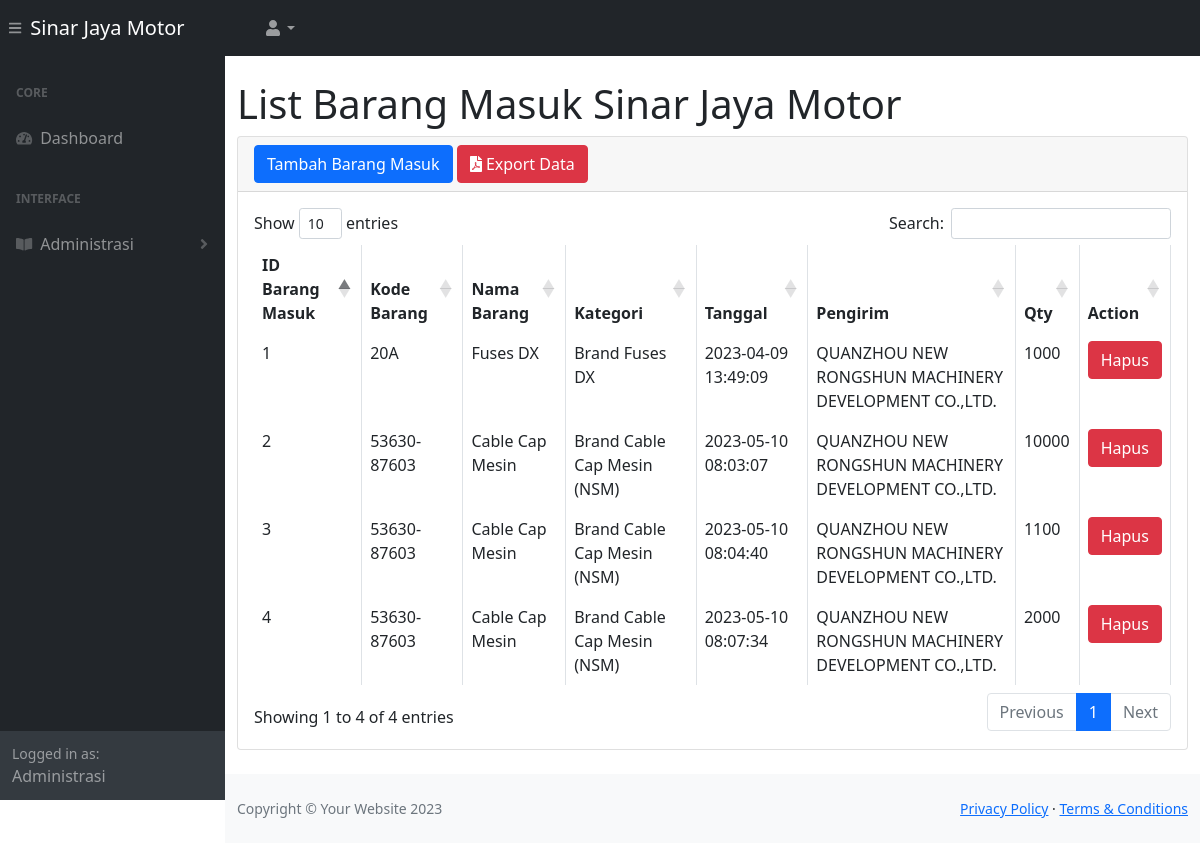
/b_masuk.php (signed in), run on the app's committed database.
### tables this page shows
CREATE TABLE `tb_barang` (
  `id_b` int(11) NOT NULL,
  `kode_b` varchar(100) NOT NULL,
  `nama_b` varchar(500) NOT NULL,
  `tipe_mobil` varchar(100) NOT NULL,
  `kategori` varchar(100) NOT NULL,
  `harga` int(100) NOT NULL,
  `pcs_dus` int(11) NOT NULL,
  `harga_p` varchar(100) NOT NULL,
  `qty` int(11) NOT NULL
);

CREATE TABLE `b_masuk` (
  `id_bm` int(11) NOT NULL,
  `id_b` int(11) NOT NULL,
  `id_p` int(11) NOT NULL,
  `tanggal` timestamp NOT NULL DEFAULT current_timestamp() ON UPDATE current_timestamp(),
  `qtym` int(100) NOT NULL
);

CREATE TABLE `tb_pabrik` (
  `id_p` int(11) NOT NULL,
  `nama_p` varchar(100) NOT NULL
);

### b_masuk.php (the view, shortened to what this page needs)
<?php
     include 'function.php';
?>
<!DOCTYPE html>
<html lang="en">
    <head>
        <link href="./css/styles.css" rel="stylesheet" />
        <link href="https://cdn.datatables.net/1.10.20/css/dataTables.bootstrap4.min.css" rel="stylesheet" />
    </head>
    <body class="sb-nav-fixed">
        <nav class="sb-topnav navbar navbar-expand navbar-dark bg-dark">
            <button class="btn btn-link btn-sm order-1 order-lg-0" id="sidebarToggle" href="#"><i class="fas fa-bars"></i></button>
            <a class="navbar-brand" href="home.php">Sinar Jaya Motor</a>
            <ul class="navbar-nav ml-auto ml-md-0">
                <li class="nav-item dropdown">
                    <a class="nav-link dropdown-toggle" id="userDropdown" href="#" role="button" data-toggle="dropdown" aria-haspopup="true" aria-expanded="false"><i class="fas fa-user fa-fw"></i></a>
                </li>
            </ul>
        </nav>
        <div id="layoutSidenav">
            <div id="layoutSidenav_nav">
                <nav class="sb-sidenav accordion sb-sidenav-dark" id="sidenavAccordion">
                    <div class="sb-sidenav-menu">
                        <div class="nav">
                            <div class="sb-sidenav-menu-heading">Core</div>
                            <a class="nav-link" href="home.php">
                                <div class="sb-nav-link-icon"><i class="fas fa-tachometer-alt"></i></div>
                                Dashboard
                            </a>
                            <div class="sb-sidenav-menu-heading">Interface</div>
                            <?php if($_SESSION['role'] == "Admin"){?>
                                <a class="nav-link collapsed" href="#" data-toggle="collapse" data-target="#collapseLayouts" aria-expanded="false" aria-controls="collapseLayouts">
                                    <div class="sb-nav-link-icon"><i class="fas fa-book-open"></i></div>
                                    Administrasi
                                    <div class="sb-sidenav-collapse-arrow"><i class="fas fa-angle-down"></i></div>
                                </a>
                            <?php }; ?>
                        </div>
                    </div>
                    <?php if($_SESSION['role'] == "Admin"){?>
                    <div class="sb-sidenav-footer">
                        <div class="small">Logged in as:</div>
                        Administrasi
                    </div>
                    <?php }; ?>
                </nav>
            </div>
            <div id="layoutSidenav_content">
                <main>
                    <div class="container-fluid">
                        <h1 class="mt-4">List Barang Masuk Sinar Jaya Motor</h1>
                        <div class="card mb-4">
                            <div class="card-header">
                                <button type="button" class="btn btn-primary" data-toggle="modal" data-target="#myModal">
                                 Tambah Barang Masuk
                                </button>
                                <a href="lap_masuk.php" id="exportmasuk" class="btn btn-danger"><i class="fa fa-file-pdf"></i> Export Data</a>
                                <br>
                            </div>
                            <div class="card-body">
                                <div class="table-responsive">
                                    <table class="table table-bordered" id="dataTable" width="100%" cellspacing="0">
                                        <thead>
                                            <tr>
                                                <th>ID Barang Masuk</th>
                                                <th>Kode Barang</th>
                                                <th>Nama Barang</th>
                                                <th>Kategori</th>
                                                <th>Tanggal</th>
                                                <th>Pengirim</th>
                                                <th>Qty</th>
                                                <th>Action</th>
                                            </tr>
                                        </thead>
                                        <tbody>
                                            <?php
                                                $ambilsemuadatastock = mysqli_query($koneksi,"SELECT * FROM tb_barang b, b_masuk m, tb_pabrik p WHERE b.id_b = m.id_b AND m.id_p = p.id_p");
                                                $i=1;
                                                while($data=mysqli_fetch_array($ambilsemuadatastock)){
                                                    $idm        = $data['id_bm'];
                                                    $kodebarang = $data['kode_b'];
                                                    $namabarang = $data['nama_b'];
                                                    $Kategori   = $data['kategori'];
                                                    $tanggal    = $data['tanggal'];
                                                    $pengirim   = $data['nama_p'];
                                                    $qtym       = $data['qtym'];
                                            ?>
                                            <tr>
                                                <td><?=$i++;?></td>
                                                <td><?=$kodebarang;?></td>
                                                <td><?=$namabarang;?></td>
                                                <td><?=$Kategori;?></td>
                                                <td><?=$tanggal;?></td>
                                                <td><?=$pengirim;?></td>
                                                <td><?=$qtym;?></td>
                                                <td>
                                                    <button type="button" class="btn btn-danger" data-toggle="modal" data-target="#delete<?=$idm;?>">
                                                    Hapus
                                                </td>
                                            </tr>
                                            <?php }; ?>
                                        </tbody>
                                    </table>
                                </div>
                            </div>
                        </div>
                    </div>
                </main>
                <footer class="py-4 bg-light mt-auto">
                    <div class="container-fluid">
                        <div class="d-flex align-items-center justify-content-between small">
                            <div class="text-muted">Copyright &copy; Your Website 2023</div>
                            <div>
                                <a href="#">Privacy Policy</a>
                                &middot;
                                <a href="#">Terms &amp; Conditions</a>
                            </div>
                        </div>
                    </div>
                </footer>
            </div>
        </div>
    </body>
</html>

### data on the page
tb_barang: kode_b "20A", nama_b "Fuses DX", kategori "Brand Fuses DX", b_masuk.tanggal "2023-04-09 13:49:09", tb_pabrik.nama_p "QUANZHOU NEW RONGSHUN MACHINERY DEVELOPMENT CO.,LTD.", b_masuk.qtym "1000"
tb_barang: kode_b "53630-87603", nama_b "Cable Cap Mesin", kategori "Brand Cable Cap Mesin (NSM)", b_masuk.tanggal "2023-05-10 08:03:07", tb_pabrik.nama_p "QUANZHOU NEW RONGSHUN MACHINERY DEVELOPMENT CO.,LTD.", b_masuk.qtym "10000", b_masuk.tanggal "2023-05-10 08:04:40", b_masuk.qtym "1100", b_masuk.tanggal "2023-05-10 08:07:34", b_masuk.qtym "2000"
